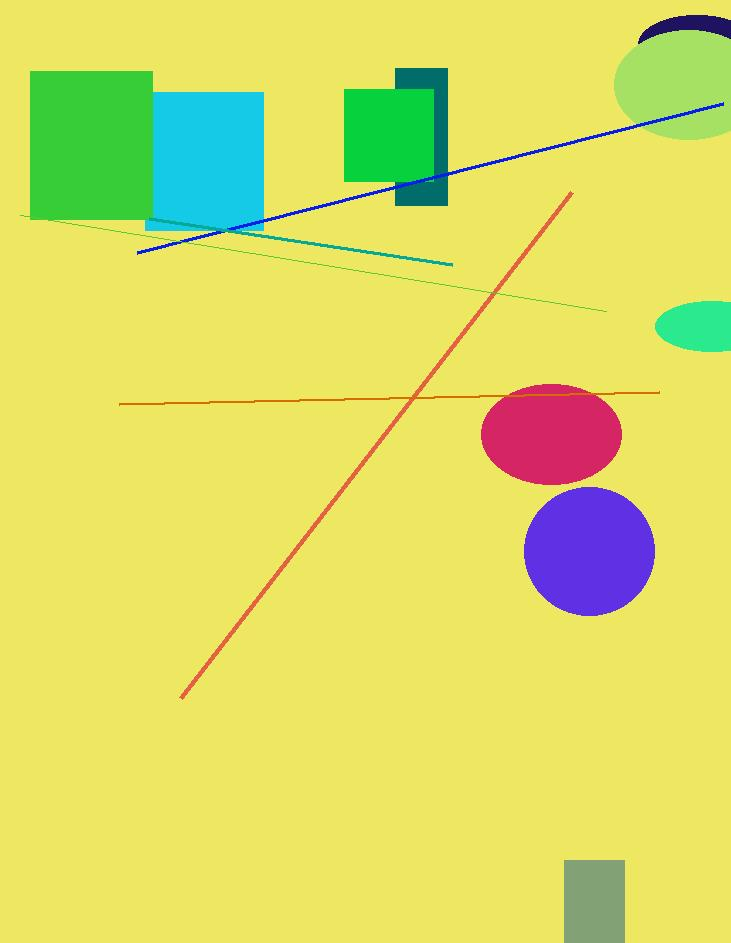
#> input picture test_images/complex_image_1.jpg, 731 x 943 px, found by its file name; its folder holds only this picture in this run
$ python image_test.py
#> lines starting #> are read from the running program, lines starting #| are printed output that depends on the picture
### resize.py
from PIL import Image, ImageOps
from colorthief import ColorThief
import os

# Define the directories
input_dir = "/Users/jameswinslow/Documents/Projects/DataScience/IGPhotoResizer/Images"
output_dir = "/Users/jameswinslow/Documents/Projects/DataScience/IGPhotoResizer/output"

# Ensure the output directory exists
if not os.path.exists(output_dir):
    os.makedirs(output_dir)

# Function to get the dominant color from the image
def get_dominant_color(img_path):
    color_thief = ColorThief(img_path)
    dominant_color = color_thief.get_color(quality=1)
    return dominant_color

# Proportional resizing with padding
# [24 lines left out: function resize_with_padding, not called in this run]

# Main function to process all images in the input directory
def process_images(input_dir, output_dir):
    # Ensure the output directory is cleared
    if not os.path.exists(output_dir):
        os.makedirs(output_dir)

    # Define the target width and height
    target_width = 1080  # e.g., Instagram's width limit
    target_height = 1350  # e.g., Instagram’s 4:5 aspect ratio height

    for file_name in os.listdir(input_dir):
        if file_name.endswith(('.jpg', '.jpeg', '.png')):
            img_path = os.path.join(input_dir, file_name)
            img = Image.open(img_path)

            # Get the dominant color from the image
            dominant_color = get_dominant_color(img_path)

            # Resize the image with padding
            img_resized = resize_with_padding(img, target_width, target_height, dominant_color)

            # Save the processed image
            output_path = os.path.join(output_dir, file_name)
            img_resized.save(output_path)
            print(f"Processed and saved: {output_path}")

# [2 lines that do not run on import are left out]

### image_test.py
from PIL import Image, ImageDraw
import random
import os
from resize import process_images


# Define the directories
test_input_dir = "/Users/jameswinslow/Documents/Projects/DataScience/IGPhotoResizer/test_images"
test_output_dir = "/Users/jameswinslow/Documents/Projects/DataScience/IGPhotoResizer/test_output"

# Ensure the test directories exist
if not os.path.exists(test_input_dir):
    os.makedirs(test_input_dir)

if not os.path.exists(test_output_dir):
    os.makedirs(test_output_dir)

# Function to generate random images with solid backgrounds and shapes
def generate_random_images(num_images=10, min_size=300, max_size=1080):
#> called with num_images = 10, min_size = 300, max_size = 1080
    for i in range(num_images):
        # Random width and height between min and max sizes
        width = random.randint(min_size, max_size)
        height = random.randint(min_size, max_size)

        # Create a random image with a solid color background
        background_color = (random.randint(0, 255), random.randint(0, 255), random.randint(0, 255))
        img = Image.new('RGB', (width, height), background_color)

        # Add random shapes to the image
        draw = ImageDraw.Draw(img)
        for _ in range(10):  # Add 10 random shapes
            shape_type = random.choice(['circle', 'rectangle', 'polygon'])
            if shape_type == 'circle':
                x0, y0 = random.randint(0, width//2), random.randint(0, height//2)
                x1, y1 = x0 + random.randint(20, 100), y0 + random.randint(20, 100)
                draw.ellipse([x0, y0, x1, y1], fill=(random.randint(50, 255), random.randint(50, 255), random.randint(50, 255)))
            elif shape_type == 'rectangle':
                x0, y0 = random.randint(0, width//2), random.randint(0, height//2)
                x1, y1 = x0 + random.randint(20, 100), y0 + random.randint(20, 100)
                draw.rectangle([x0, y0, x1, y1], fill=(random.randint(50, 255), random.randint(50, 255), random.randint(50, 255)))
            else:  # Polygon
                points = [(random.randint(0, width), random.randint(0, height)) for _ in range(6)]
                draw.polygon(points, fill=(random.randint(50, 255), random.randint(50, 255), random.randint(50, 255)))

        # Save the image to the test directory
        img_path = os.path.join(test_input_dir, f"random_image_{i+1}.jpg")
        img.save(img_path)
        print(f"Generated {img_path}")
#> this loop made 10 passes
#> pass 1, in generate_random_images, `img = Image.new('RGB', (width, height), background_color)`:
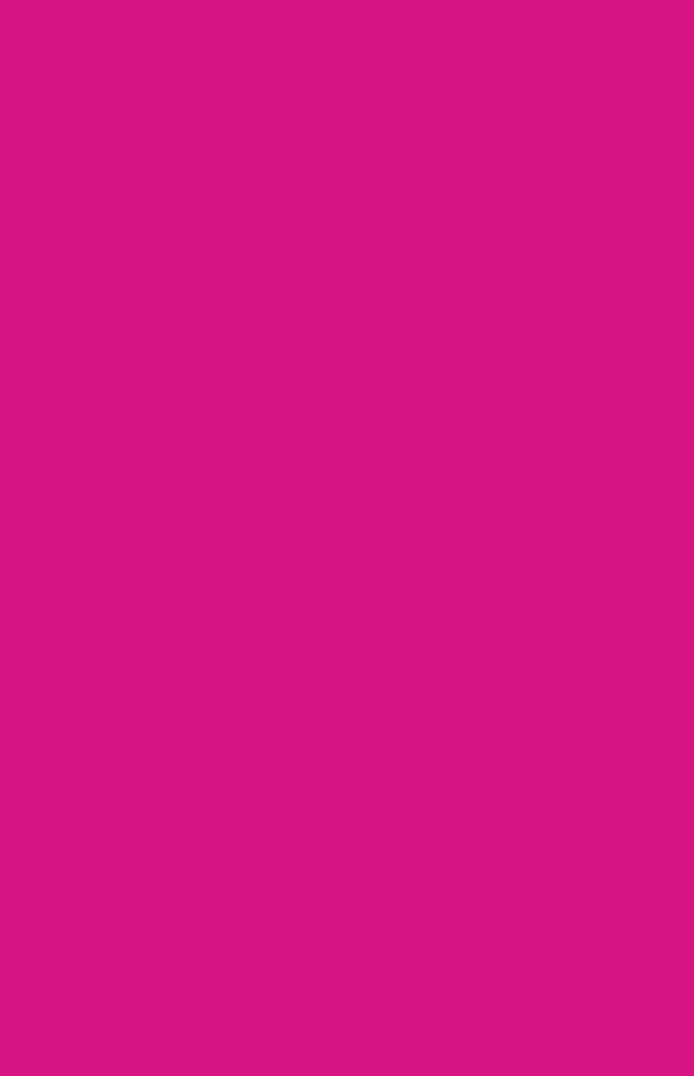
#> img: PIL image 694x1076 RGB; mean R, G, B 215, 20, 132
#> pass 1, in generate_random_images, `img.save(img_path)`:
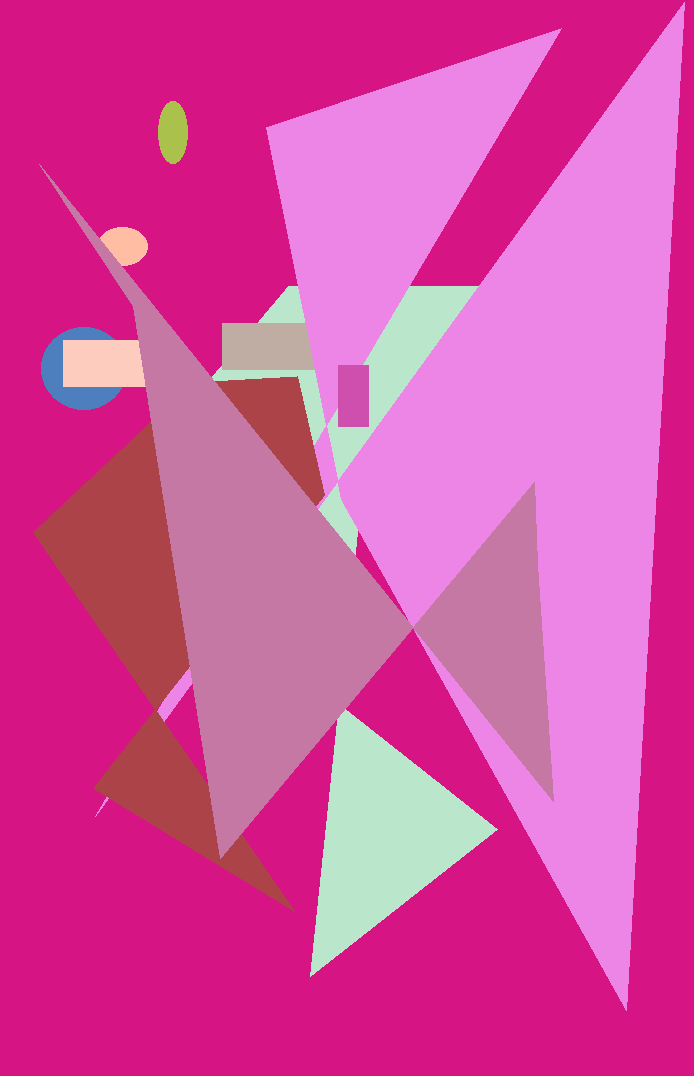
#> saved as random_image_1.jpg: PIL image 694x1076 RGB; mean R, G, B 214.1, 76.5, 162.1
#> pass 2, in generate_random_images, `img = Image.new('RGB', (width, height), background_color)`:
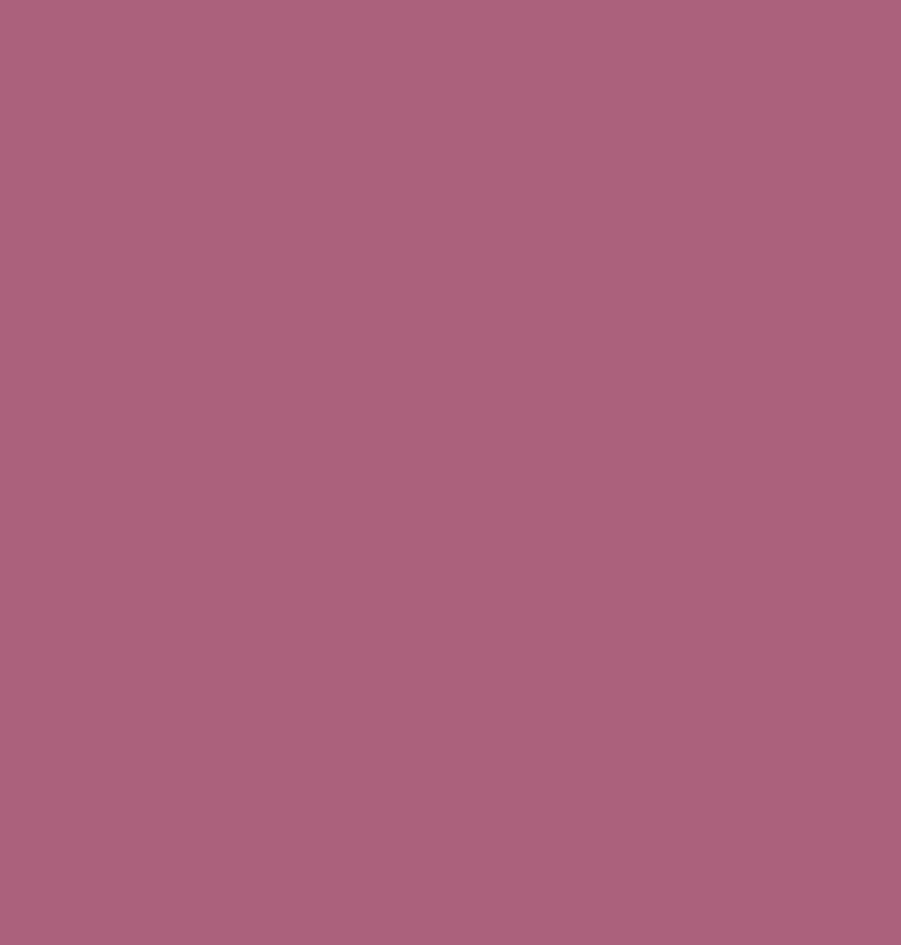
#> img: PIL image 901x945 RGB; mean R, G, B 171, 97, 124
#> pass 2, in generate_random_images, `img.save(img_path)`:
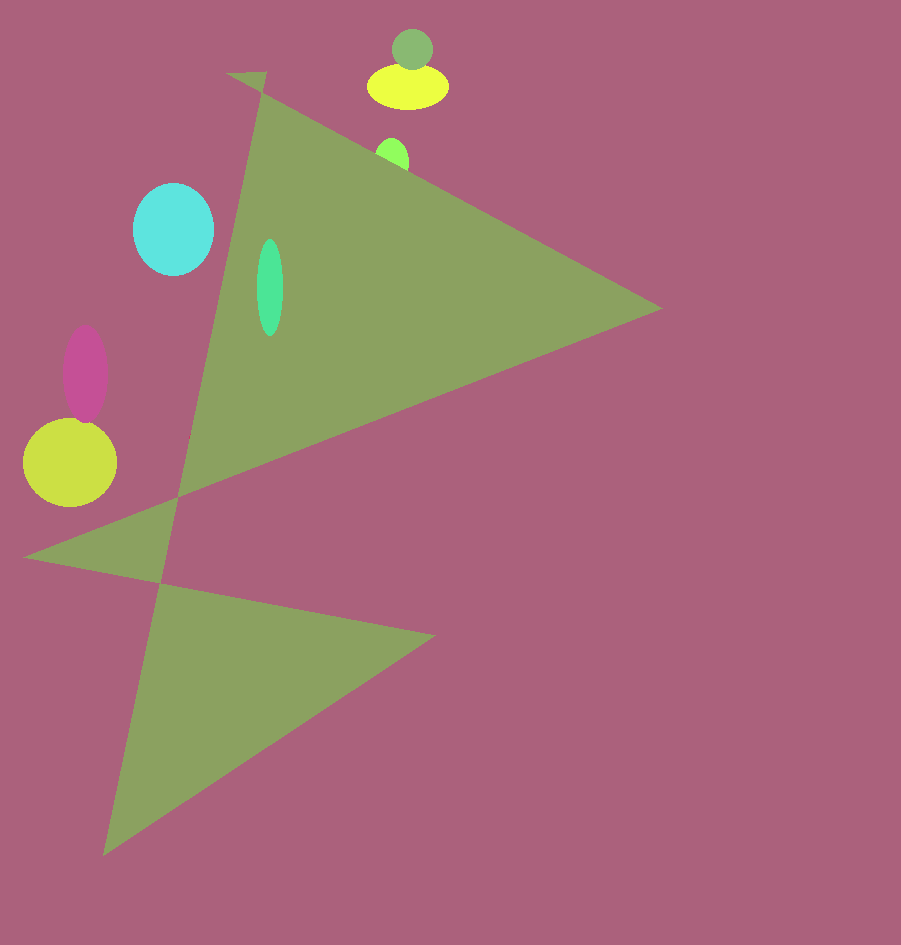
#> saved as random_image_2.jpg: PIL image 901x945 RGB; mean R, G, B 165.7, 110, 119.8
#> after the loop:
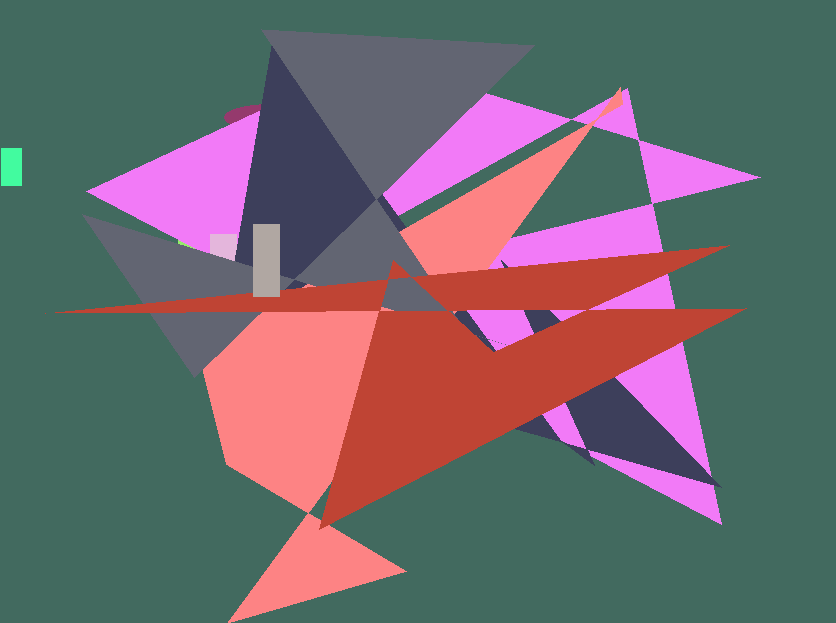
#> img: PIL image 836x623 RGB; mean R, G, B 111.5, 103.5, 108.2

# Main function to run the tests
def run_image_tests():
    # Step 1: Generate random images
    generate_random_images()

    # Step 2: Apply the resizing algorithm to the random images
    process_images(test_input_dir, test_output_dir)
#> in process_images, img is the input picture: PIL image 731x943 RGB; mean R, G, B 216.8, 219.8, 103.2
#> (the call stopped at in get_dominant_color, `color_thief = ColorThief(img_path)`: colorthief is not available in this run)
    print(f"Test completed. Resized images saved in {test_output_dir}")

if __name__ == "__main__":
    run_image_tests()
